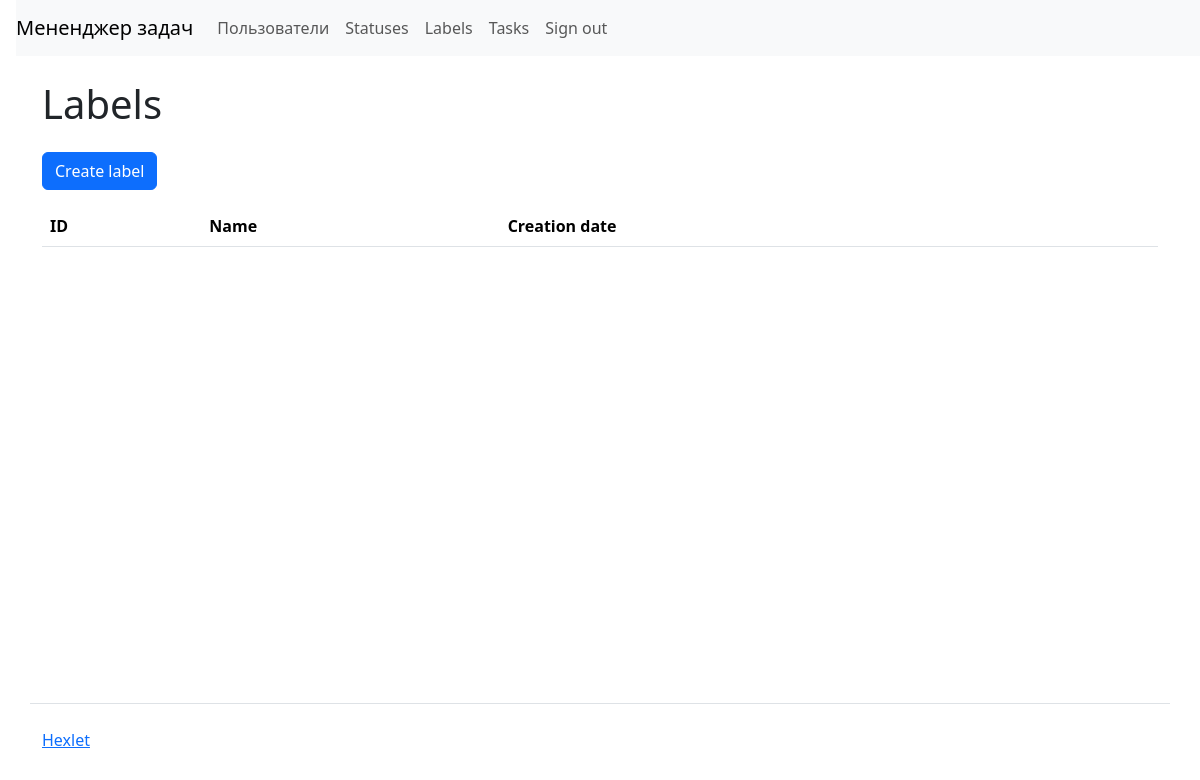
The app's page /labels/ (signed in), older data.
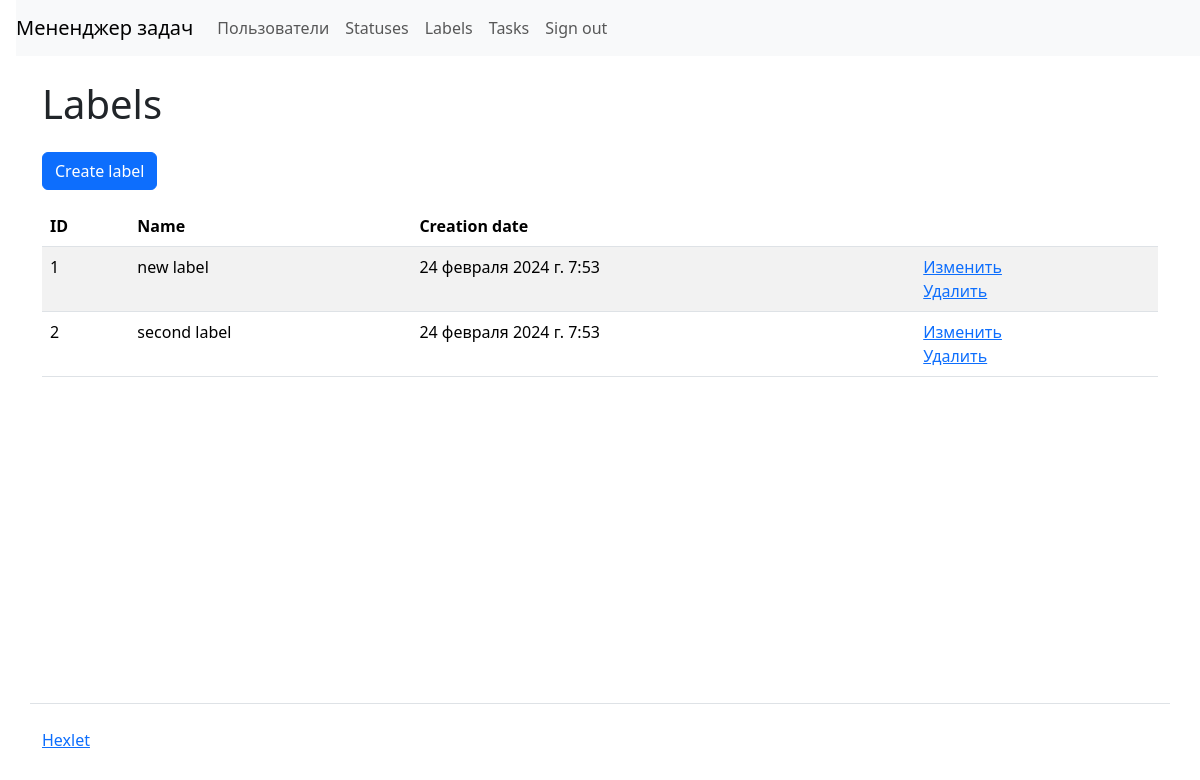
The same page, newer data.
### task_manager/labels/models.py (models this page shows, shortened)
class Labels(models.Model):
    name = models.CharField(max_length=200, unique=True, verbose_name=_('Name'))
    timestamp = models.DateTimeField(auto_now_add=True)

### task_manager/labels/views.py (the view)
# urls.py: path('', views.IndexView.as_view(), name='index_labels'),
class IndexView(LoginRequiredMixin, ListView):
    model = Labels
    template_name = 'labels/index.html'
    context_object_name = 'labels'
    def get_context_data(self, **kwargs):
        context = super().get_context_data(**kwargs)
        context['messages'] = messages.get_messages(self.request)
        return context

### task_manager/templates/labels/index.html
{% extends 'layout.html' %}
{% load django_bootstrap5 i18n %}
{% block content %}
<h1 class="my-4"> {% translate "Labels" %}</h1>
<a class="btn btn-primary mb-3" href="{% url 'create_label' %}">{% translate "Create label" %}</a>
<table class="table table-striped">
    <thead>
        <tr>
          <th>ID</th>
          <th>{% translate "Name" %}</th>
          <th>{% translate "Сreation date" %}</th>
          <th></th>
        </tr>
    </thead>
    <tbody>
      {% for label in labels %}
        <tr>
          <td>{{ label.id }}</td>
          <td>{{ label.name }}</td>
          <td>{{ label.timestamp }}</td>
          <td>
            <a href="{% url 'update_label' label.id %}">{% translate "Change" %}</a>
            <br>
            <a href="{% url 'delete_label' label.id %}">{% translate "Delete" %}</a>
          </td>
        </tr>
        {% endfor %}
    </tbody>
</table>
{% endblock %}

Row changes from the older to the newer data that the page shows:
added Labels: id "1", name "new label", timestamp "24 февраля 2024 г. 7:53"
added Labels: id "2", name "second label", timestamp "24 февраля 2024 г. 7:53"
